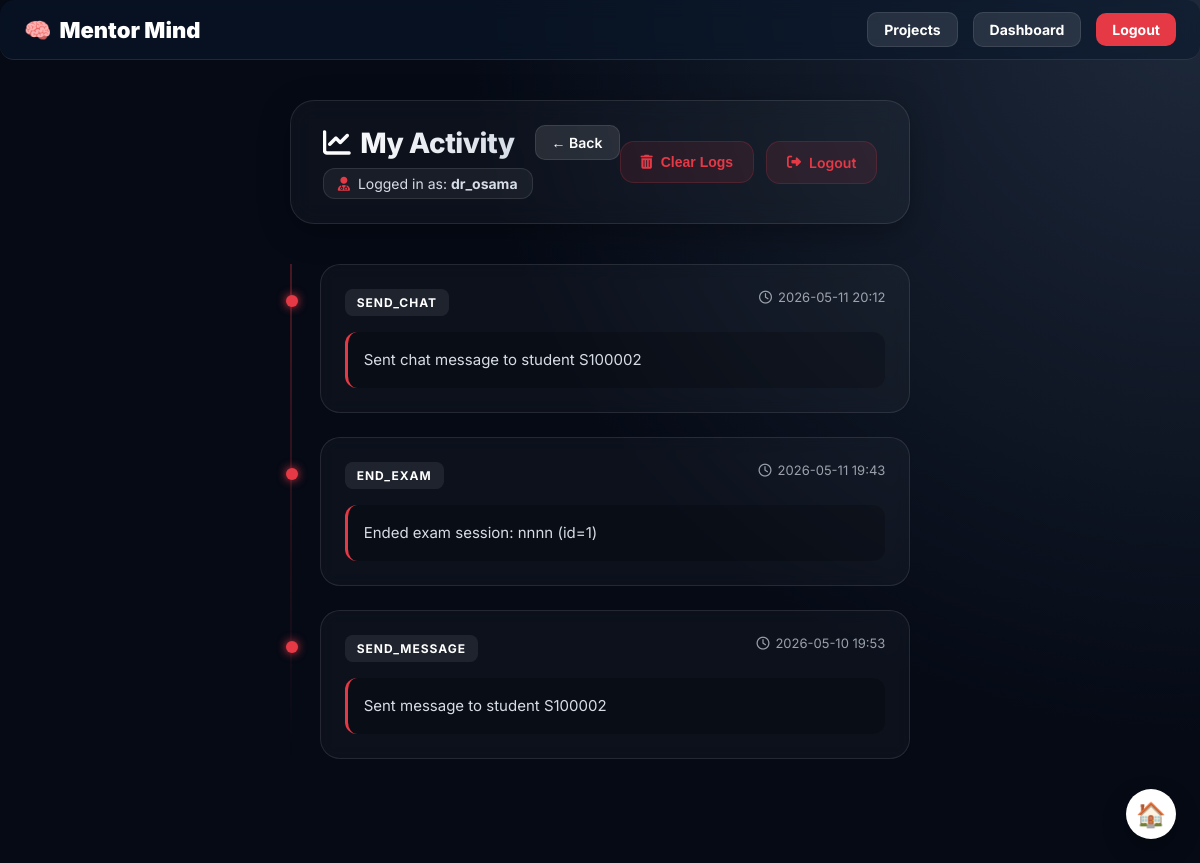
Page /doctor/activity (signed in) on the committed database.
### models.py (models this page shows)
class ActivityLog(Base):
    __tablename__ = "activity_logs"
    id = Column(Integer, primary_key=True)
    doctor_username = Column(String(80), nullable=False, index=True)
    action = Column(String(50), nullable=False, index=True)  # SEND_TASK / SUBMISSION / etc
    details = Column(Text, nullable=True)
    created_at = Column(DateTime, default=datetime.utcnow, index=True)

### app.py (the view)
@app.route("/doctor/activity")
def doctor_activity():
    doctor = require_doctor()
    if not doctor: return redirect(url_for("login"))
    db = get_db()
    activity = db.query(ActivityLog).filter_by(doctor_username=doctor).order_by(ActivityLog.created_at.desc()).all()
    return render_template("doctor_activity.html", doctor=doctor, activity=activity)

### app.py (called while the page is built)
@app.teardown_appcontext
def remove_db_session(exception=None):
    SessionLocal.remove()

def get_db():
    return SessionLocal()

def require_doctor(): return session.get("doctor")

### templates/doctor_activity.html (shortened to what this page needs)
{% extends "base.html" %}
{% block content %}
<link rel="stylesheet" href="https://cdnjs.cloudflare.com/ajax/libs/font-awesome/6.4.0/css/all.min.css">
<div class="container">
  <div class="header-section">
    <div class="header-info">
      <div style="display: flex; align-items: center; gap: 20px;">
          <h2><i class="fas fa-pulse fa-chart-line" style="margin-right: 10px; color: var(--accent-red);"></i>My Activity</h2>
          <a href="{{ url_for('doctor_dashboard') }}" class="btn-back-global">← Back</a>
      </div>
      <div class="doctor-badge">
        <i class="fas fa-user-md"></i>
        <span>Logged in as: <strong>{{ doctor }}</strong></span>
      </div>
    </div>
    <div class="actions-group">
      <form method="post" action="{{ url_for('clear_my_activity') }}" style="margin:0;">
        <button class="btn-modern btn-danger" type="submit" onclick="return confirm('Clear all your activity logs?')">
          <i class="fas fa-trash-alt"></i> Clear Logs
        </button>
      </form>
      <a class="btn-modern btn-danger" href="{{ url_for('logout') }}">
        <i class="fas fa-sign-out-alt"></i> Logout
      </a>
    </div>
  </div>
  <div class="timeline">
    {% if activity %}
      {% for a in activity %}
          <div class="activity-card" style="{% if 'MANAGER_MESSAGE' == a.action %}border-color: rgba(230,57,70,0.4); background: rgba(230,57,70,0.05);{% endif %}">
          <div class="activity-header">
            <span class="action-tag" style="{% if 'MANAGER_MESSAGE' == a.action %}background: rgba(230,57,70,0.2); color: #ff8a8a;{% endif %}">
              {% if a.action == 'MANAGER_MESSAGE' %}📢 {{ a.action }}{% else %}{{ a.action }}{% endif %}
            </span>
            <span class="timestamp">
              <i class="far fa-clock"></i>
              {{ a.created_at.strftime('%Y-%m-%d %H:%M') if a.created_at else "N/A" }}
            </span>
          </div>
          <div class="activity-details">{{ a.details }}</div>
        </div>
      {% endfor %}
    {% else %}
      <div class="empty-state">
        <i class="fas fa-history"></i>
        <h3 style="margin:0; color: #fff;">No Activity Found</h3>
        <p style="color: var(--text-silver); margin-top: 10px;">Your recent actions will appear here once you start working.</p>
      </div>
    {% endif %}
  </div>
</div>
{% endblock %}

### static/static/style.css (style rules this page uses)
:root { --navy: #0b1b3a; --silver: #c0c0c0; --card: #102a57; --muted: #9aa7bd; --danger: #ff6b6b; --ok: #6bff95; }
body { background-color: var(--navy); color: var(--silver); font-family: Arial, Helvetica, sans-serif; margin: 0; padding: 0; animation: fadeIn 0.6s ease; }
.container { max-width: 1100px; margin: 30px auto; padding: 0 16px; animation: slideUp 0.7s ease; }
a { color: var(--silver); text-decoration: none; }
button, .btn { padding: 10px 16px; border-radius: 12px; background-color: #08152e; border: 1px solid rgba(255,255,255,0.2); color: var(--silver); cursor: pointer; transition: all 0.3s ease; }

### templates/base.html (style rules this page uses)
:root { --navy: #0b1b3a; --card-bg: rgba(10, 25, 45, 0.55); --glass-border: rgba(255, 255, 255, 0.12); --accent: #e63946; --text-silver: #d7dde6; }
body { margin: 0; padding: 0; background: radial-gradient(circle at top right, #1e293b 0%, #050a15 50%) !important; background-attachment: fixed !important; font-family: 'Inter', -apple-system, BlinkMacSystemFont, sans-serif; color: #fff; min-height: 100vh; display: flex; flex-direction: column; }
.container { max-width: 1200px; margin: 80px auto 0; padding: 20px; flex: 1; }
.btn-back-global { padding: 8px 16px; background: rgba(255, 255, 255, 0.1); border: 1px solid var(--glass-border); border-radius: 10px; color: #fff; text-decoration: none; font-size: 14px; font-weight: 600; transition: all 0.3s ease; display: flex; align-items: center; gap: 6px; }

### rows in the picture
ActivityLog: action "SEND_CHAT", created_at "2026-05-11 20:12", details "Sent chat message to student S100002"
ActivityLog: action "END_EXAM", created_at "2026-05-11 19:43", details "Ended exam session: nnnn (id=1)"
ActivityLog: action "SEND_MESSAGE", created_at "2026-05-10 19:53", details "Sent message to student S100002"

### other values in the picture
{{ doctor }} "dr_osama"
